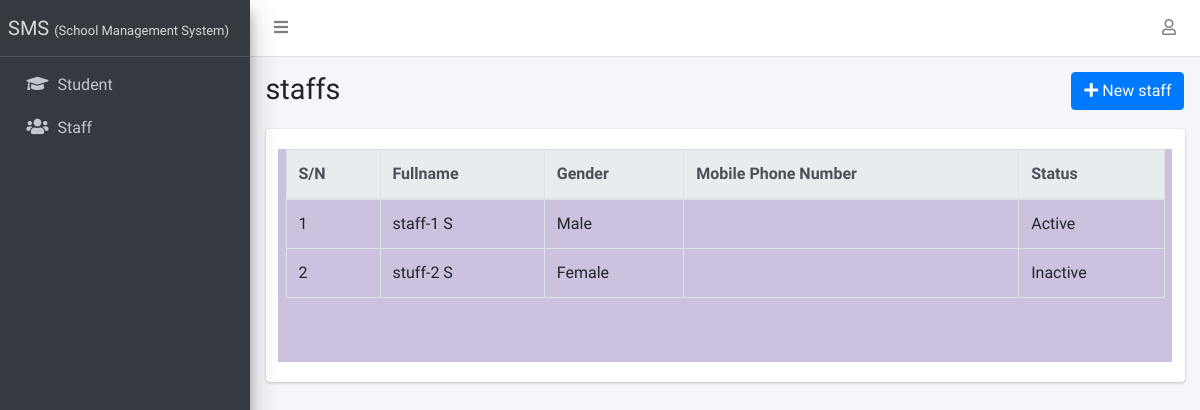
/staff/list/, run on the app's committed database.
### apps/staffs/models.py (models this page shows, shortened)
class Staff(models.Model):
    STATUS = [("active", "Active"), ("inactive", "Inactive")]
    GENDER = [("male", "Male"), ("female", "Female")]
    current_status = models.CharField(max_length=10, choices=STATUS, default="active")
    surname = models.CharField(max_length=200)
    firstname = models.CharField(max_length=200)
    other_name = models.CharField(max_length=200, blank=True)
    gender = models.CharField(max_length=10, choices=GENDER, default="male")
    date_of_birth = models.DateField(default=timezone.now)
    date_of_admission = models.DateField(default=timezone.now)
    mobile_num_regex = RegexValidator(
        regex="^[0-9]{10,15}$", message="Entered mobile number isn't in a right format!"
    )
    mobile_number = models.CharField(
        validators=[mobile_num_regex], max_length=13, blank=True
    )
    address = models.TextField(blank=True)
    others = models.TextField(blank=True)

### apps/staffs/views.py (the view)
# urls.py: path("list/", StaffListView.as_view(), name="staff-list"),
class StaffListView(ListView):
    model = Staff

### apps/corecode/context_processors.py (called while the page is built)
def site_defaults(request):
    current_session = AcademicSession.objects.get(current=True)
    current_term = AcademicTerm.objects.get(current=True)
    vals = SiteConfig.objects.all()
    contexts = {
        "current_session": current_session.name,
        "current_term": current_term.name,
    }
    for val in vals:
        contexts[val.key] = val.value
    return contexts

### apps/staffs/templates/staffs/staff_list.html (shortened to what this page needs)
{% extends 'base.html' %}
{% block title %}staffs{% endblock title %}
{% block breadcrumb %}
<a class="btn btn-primary" href="{% url 'staff-create' %}"><i
    class="fas fa-plus"></i> New staff</a>
{% endblock breadcrumb %}
{% block content %}
  <table id="stafftable" class="table table-bordered table-hover">
     <caption>&nbsp;</caption>
    <thead class="thead-light">
      <tr>
        <th>S/N</th>
        <th>Fullname</th>
        <th>Gender</th>
        <th>Mobile Phone Number</th>
        <th>Status</th>
      </tr>
    </thead>
    <tbody>
      {% for staff in object_list %}
        <tr class='clickable-row' data-href="{% url 'staff-detail' staff.id %}">
          <td>{{ forloop.counter}}</td>
          <td>{{ staff.surname}} {{staff.firstname }} {{staff.other_name }}</td>
          <td>{{ staff.get_gender_display}}</td>
          <td>{{ staff.parent_mobile_number}}</td>
          <td>{{ staff.get_current_status_display}}</td>
        </tr>
      {% endfor %}
    </tbody>
  </table>
{% endblock content %}

### data on the page
Staff: surname "staff-1", firstname "S", gender "Male", current_status "Active"
Staff: surname "stuff-2", firstname "S", gender "Female", current_status "Inactive"
